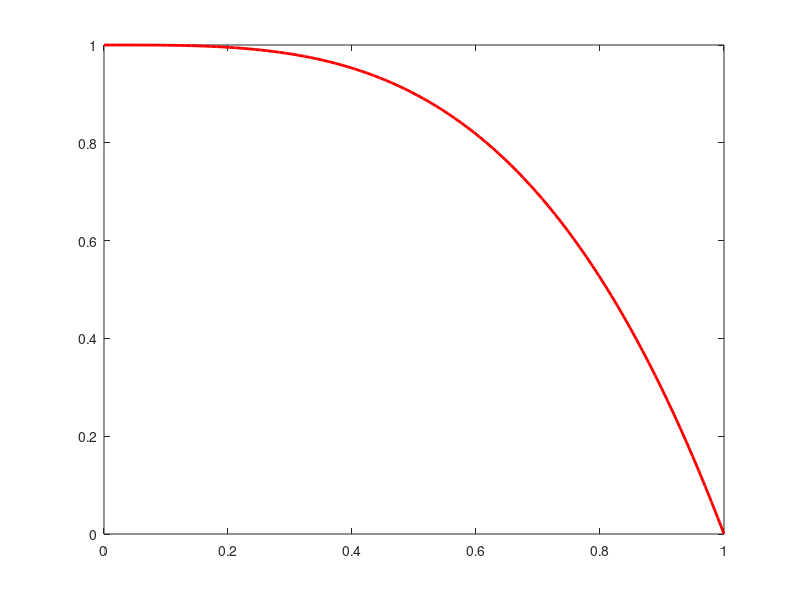
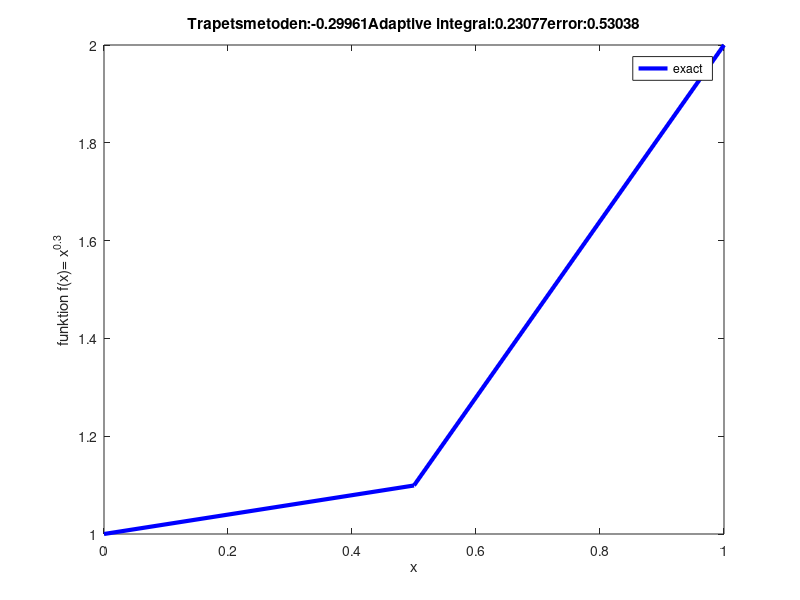

Write the MATLAB code that produced these figures, in order.

close all;
clear

 fun = @(x) x.^(1.0/0.3)
   
  
% definition av integration intervalet [n,p]

n= 0;
p= 1.0

% gammalt  matlab-funktion
 Q1 =  quadl(fun,n,p);

Q =  integral(fun,n,p);

fun_exact = 0;
x_exact = linspace(n, p);
N = size(x_exact,2)

  fun_calc = 0;
m= (n+p)/2.0;
x_calc = [n,m,p];
N_calc = 3;

% Simpsons formel: 1 - simpsons formula har vi p.g.a. parametriseringen

int_simpson  =  ((p-n)/6.0)*(fun(n) +  4.0*fun(m) +  fun(p));


  for i = 1:N
	    func_exact(i) = 1.0 - fun(x_exact(i));
end


for i = 1:N_calc
	  frac1 = ((x_calc(i)- m)*(x_calc(i)- p))/((n - m)*(n-p));

          frac2 = ((x_calc(i)- n)*(x_calc(i)- p))/(( m - n)*(m  - p));
	    
          frac3 = ((x_calc(i)- n)*(x_calc(i)- m))/((p-n)*(p - m));
	    
         fun_calc(i) = 1.0 - fun(n)*frac1 + fun(m)*frac2 + fun(p)*frac3;

end

% trapetsmetoden
int_trap = trapz(x_calc,  fun_calc);

int_trap = 1.0 - int_trap;

figure
plot(x_exact,func_exact, ' r-',  'LineWidth',2)

  
xverts = [x_calc(1:end-1);x_calc(1:end-1);x_calc(2:end);x_calc(2:end)];
yverts = [zeros(1,N_calc-1);fun_calc(1:end-1);fun_calc(2:end);zeros(1,N_calc-1)];
%hold on
figure

patch(xverts, yverts,'g','LineWidth',1.5)

plot(x_calc, fun_calc ,'b','LineWidth',3);

error1 = abs(Q-int_simpson)
error2 = abs(Q-int_trap)
  
  xlabel('x')
  ylabel('funktion f(x)= x^{0.3}')
  legend('exact ','Area (integral)','approximation ');

           title(['Trapetsmetoden:',num2str(int_trap), 'Adaptive integral:',num2str(Q),'error:',num2str(error2)]);
